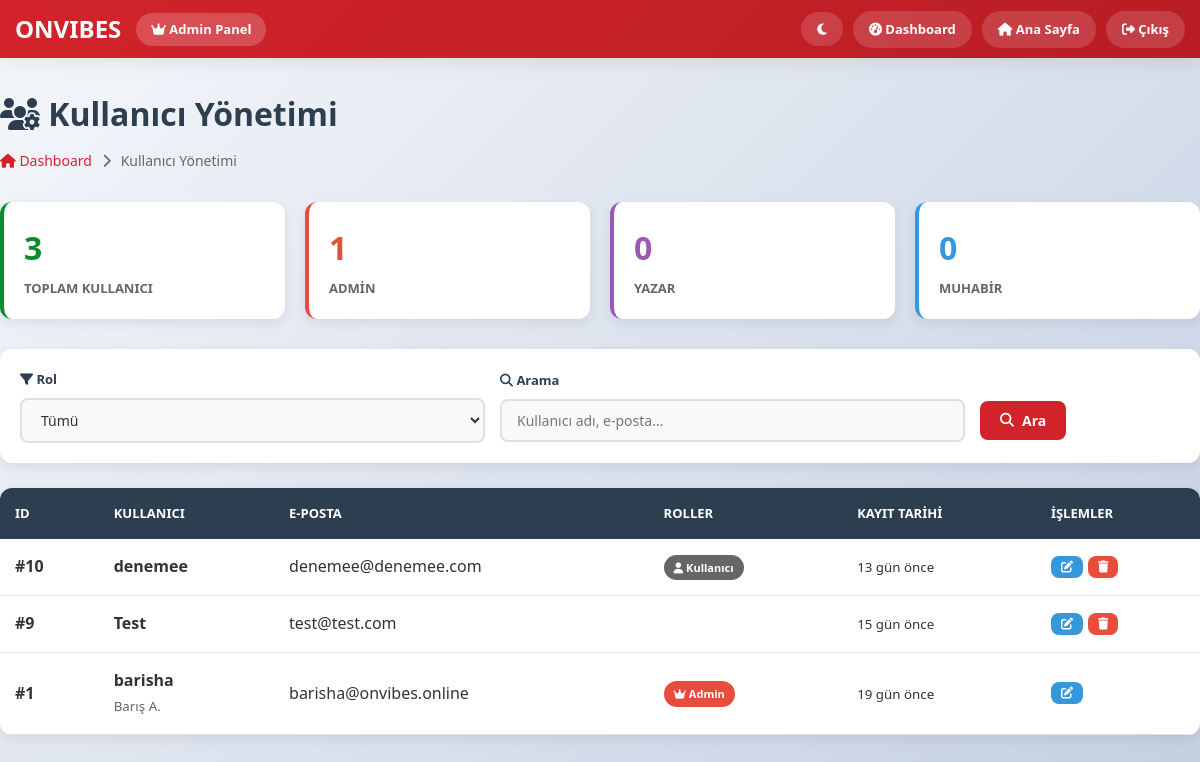
The page /admin/kullanici-yonetimi.php (signed in) on the database its author committed.
### tables this page shows
CREATE TABLE `users` (
  `id` int(11) NOT NULL,
  `username` varchar(50) NOT NULL,
  `email` varchar(100) NOT NULL,
  `bio` text,
  `password` varchar(255) NOT NULL,
  `full_name` varchar(100) DEFAULT NULL,
  `avatar` varchar(255) DEFAULT NULL,
  `role` enum('user','admin','super_admin') DEFAULT 'user',
  `created_at` datetime DEFAULT NULL,
  `last_login` datetime DEFAULT NULL,
  `verified` tinyint(1) DEFAULT '0',
  `is_admin` tinyint(1) DEFAULT '0'
);

### admin/kullanici-yonetimi.php (the view, shortened to what this page needs)
<?php
$database = new Database();
$db = $database->getConnection();
$user_id = $_SESSION['user_id'];
$dark_mode = isset($_SESSION['dark_mode']) && $_SESSION['dark_mode'];
$search = isset($_GET['search']) ? trim($_GET['search']) : '';
$role_filter = isset($_GET['role']) ? $_GET['role'] : 'all';
try {
    $query = "SELECT * FROM users WHERE 1=1";
    $query .= " ORDER BY created_at DESC";
    $stmt = $db->prepare($query);
    $stmt->execute();
    $users_list = $stmt->fetchAll(PDO::FETCH_ASSOC);
} catch (PDOException $e) {
    $error = 'Kullanıcılar yüklenirken hata oluştu!';
    $users_list = [];
}
try {
    $total_users = $db->query("SELECT COUNT(*) FROM users")->fetchColumn();
    $columns_query = "SHOW COLUMNS FROM users";
    $columns_stmt = $db->query($columns_query);
    $existing_columns = $columns_stmt->fetchAll(PDO::FETCH_COLUMN);
    if (in_array('is_admin', $existing_columns)) {
        $admin_count = $db->query("SELECT COUNT(*) FROM users WHERE is_admin = 1")->fetchColumn() ?: 0;
    } else {
        $admin_count = 0;
    }
    if (in_array('is_writer', $existing_columns)) {
        $writer_count = $db->query("SELECT COUNT(*) FROM users WHERE is_writer = 1")->fetchColumn() ?: 0;
    } else {
        $writer_count = 0;
    }
    if (in_array('is_reporter', $existing_columns)) {
        $reporter_count = $db->query("SELECT COUNT(*) FROM users WHERE is_reporter = 1")->fetchColumn() ?: 0;
    } else {
        $reporter_count = 0;
    }
} catch (PDOException $e) {
    $total_users = $admin_count = $writer_count = $reporter_count = 0;
    $error = 'İstatistikler yüklenirken hata: ' . $e->getMessage();
}
function time_elapsed_string($datetime) {
    $now = new DateTime;
    $ago = new DateTime($datetime);
    $diff = $now->diff($ago);
    if ($diff->d > 0) return $diff->d . ' gün önce';
    return 'az önce';
}
?>
<!DOCTYPE html>
<html lang="tr">
<head>
    <link rel="stylesheet" href="https://cdnjs.cloudflare.com/ajax/libs/font-awesome/6.4.0/css/all.min.css">
</head>
<body class="<?php echo $dark_mode ? 'dark-mode' : ''; ?>">
    <header class="main-menu">
        <div class="top-bar">
            <div class="container">
                <div style="display:flex;align-items:center;gap:15px">
                    <span class="logo-text">ONVIBES</span>
                    <span class="admin-badge"><i class="fas fa-crown"></i> Admin Panel</span>
                </div>
                <div class="top-links">
                    <form method="POST" style="margin:0">
                        <button type="submit" name="toggle_theme">
                            <i class="fas fa-<?php echo $dark_mode ? 'sun' : 'moon'; ?>"></i>
                        </button>
                    </form>
                    <a href="admin.php"><i class="fas fa-tachometer-alt"></i> Dashboard</a>
                    <a href="../index.php"><i class="fas fa-home"></i> Ana Sayfa</a>
                    <a href="../Giris/logout.php"><i class="fas fa-sign-out-alt"></i> Çıkış</a>
                </div>
            </div>
        </div>
    </header>
    <div class="main-content container">
        <h1 class="page-title"><i class="fas fa-users-cog"></i> Kullanıcı Yönetimi</h1>
        <div class="breadcrumb">
            <a href="admin.php"><i class="fas fa-home"></i> Dashboard</a>
            <i class="fas fa-chevron-right"></i>
            <span>Kullanıcı Yönetimi</span>
        </div>
        <div class="stats-row">
            <div class="stat-card">
                <div class="stat-number"><?php echo $total_users; ?></div>
                <div class="stat-label">Toplam Kullanıcı</div>
            </div>
            <div class="stat-card" style="border-left-color:#e74c3c">
                <div class="stat-number" style="color:#e74c3c"><?php echo $admin_count; ?></div>
                <div class="stat-label">Admin</div>
            </div>
            <div class="stat-card" style="border-left-color:var(--purple)">
                <div class="stat-number" style="color:var(--purple)"><?php echo $writer_count; ?></div>
                <div class="stat-label">Yazar</div>
            </div>
            <div class="stat-card" style="border-left-color:var(--blue)">
                <div class="stat-number" style="color:var(--blue)"><?php echo $reporter_count; ?></div>
                <div class="stat-label">Muhabir</div>
            </div>
        </div>
        <form method="GET" class="filters">
            <div class="filter-group">
                <label><i class="fas fa-filter"></i> Rol</label>
                <select name="role" onchange="this.form.submit()">
                    <option value="all" <?php echo $role_filter == 'all' ? 'selected' : ''; ?>>Tümü</option>
                </select>
            </div>
            <div class="filter-group">
                <label><i class="fas fa-search"></i> Arama</label>
                <input type="text" name="search" value="<?php echo htmlspecialchars($search); ?>" placeholder="Kullanıcı adı, e-posta...">
            </div>
            <div class="filter-group" style="flex:0">
                <label>&nbsp;</label>
                <button type="submit" class="btn btn-primary"><i class="fas fa-search"></i> Ara</button>
            </div>
        </form>
        <div class="news-table">
            <?php if (empty($users_list)): ?>
                <div class="empty-state">
                    <i class="fas fa-users"></i>
                    <p style="font-size:18px;font-weight:600">Kullanıcı bulunamadı</p>
                </div>
            <?php else: ?>
                <table>
                    <thead>
                        <tr>
                            <th>ID</th>
                            <th>Kullanıcı</th>
                            <th>E-posta</th>
                            <th>Roller</th>
                            <th>Kayıt Tarihi</th>
                            <th>İşlemler</th>
                        </tr>
                    </thead>
                    <tbody>
                        <?php foreach ($users_list as $user): ?>
                        <tr>
                            <td><strong>#<?php echo $user['id']; ?></strong></td>
                            <td>
                                <strong><?php echo htmlspecialchars($user['username']); ?></strong>
                                <?php if ($user['full_name']): ?>
                                <br><small style="color:var(--gray)"><?php echo htmlspecialchars($user['full_name']); ?></small>
                                <?php endif; ?>
                            </td>
                            <td><?php echo htmlspecialchars($user['email']); ?></td>
                            <td>
                                <?php if ($user['is_admin']): ?>
                                <span class="role-badge role-admin"><i class="fas fa-crown"></i> Admin</span>
                                <?php endif; ?>
                                <?php if ($user['role'] == 'user'): ?>
                                <span class="role-badge role-user"><i class="fas fa-user"></i> Kullanıcı</span>
                                <?php endif; ?>
                            </td>
                            <td><small><?php echo time_elapsed_string($user['created_at']); ?></small></td>
                            <td>
                                <div class="action-buttons">
                                    <button onclick="openEditModal(<?php echo htmlspecialchars(json_encode($user)); ?>)"
                                            class="btn btn-info btn-sm">
                                        <i class="fas fa-edit"></i>
                                    </button>
                                    <?php if ($user['id'] != $user_id): ?>
                                    <a href="?action=delete&id=<?php echo $user['id']; ?>"
                                       class="btn btn-danger btn-sm"
                                       onclick="return confirm('Bu kullanıcıyı silmek istediğinize emin misiniz?')">
                                        <i class="fas fa-trash"></i>
                                    </a>
                                    <?php endif; ?>
                                </div>
                            </td>
                        </tr>
                        <?php endforeach; ?>
                    </tbody>
                </table>
            <?php endif; ?>
        </div>
    </div>
</body>
</html>

### admin/kullanici-yonetimi.php (style rules this page uses)
:root { --red:#d2232a;--dark:#2c3e50;--light:#fff;--border:#e0e0e0;--surface:#f8f9fa;--text:#333;--gray:#666;--green:#0a8c2f;--blue:#3498db;--orange:#e67e22;--purple:#9b59b6 }
* { margin:0;padding:0;box-sizing:border-box;font-family:'Segoe UI',Tahoma,Geneva,Verdana,sans-serif }
body { background:linear-gradient(135deg,#f5f7fa 0%,#c3cfe2 100%);color:var(--text);line-height:1.6;min-height:100vh;background-attachment:fixed }
.container { max-width:1400px;margin:0 auto;padding:0 15px }
.main-menu { background:var(--light);box-shadow:0 4px 20px rgba(0,0,0,.08);position:sticky;top:0;z-index:1000 }
.top-bar { background:linear-gradient(135deg,var(--red) 0%,#b81d24 100%);color:#fff;padding:10px 0 }
.top-bar .container { display:flex;align-items:center;justify-content:space-between;flex-wrap:wrap;gap:15px }
.logo-text { color:#fff;font-size:24px;font-weight:800;text-transform:uppercase }
.admin-badge { background:rgba(255,255,255,.2);padding:6px 15px;border-radius:20px;font-size:13px;font-weight:600 }
.top-links { display:flex;gap:10px;align-items:center }
.top-links button,.top-links a { background:rgba(255,255,255,.15);border:none;color:#fff;text-decoration:none;padding:8px 16px;border-radius:25px;font-size:13px;font-weight:600;cursor:pointer;transition:all .3s }
.main-content { padding:30px 0 }
.page-title { font-size:32px;font-weight:800;color:var(--dark);margin-bottom:10px }
.breadcrumb { display:flex;gap:10px;align-items:center;color:var(--gray);font-size:14px;margin-bottom:30px }
.breadcrumb a { color:var(--red);text-decoration:none }
.stats-row { display:grid;grid-template-columns:repeat(auto-fit,minmax(200px,1fr));gap:20px;margin-bottom:30px }
.stat-card { background:var(--light);padding:20px;border-radius:12px;box-shadow:0 4px 12px rgba(0,0,0,.08);border-left:4px solid var(--green) }
.stat-number { font-size:32px;font-weight:800;color:var(--green) }
.stat-label { color:var(--gray);font-size:13px;font-weight:600;text-transform:uppercase;margin-top:5px }
.filters { background:var(--light);padding:20px;border-radius:12px;box-shadow:0 4px 12px rgba(0,0,0,.08);margin-bottom:25px;display:flex;gap:15px;flex-wrap:wrap;align-items:center }
.filter-group { flex:1;min-width:200px }
.filter-group label { display:block;margin-bottom:8px;font-weight:600;font-size:13px;color:var(--dark) }
.filter-group input,.filter-group select { width:100%;padding:10px 15px;border:2px solid var(--border);border-radius:8px;background:var(--surface);color:var(--text);font-size:14px }
.btn { padding:10px 20px;border:none;border-radius:8px;cursor:pointer;font-size:14px;font-weight:600;transition:all .3s;display:inline-flex;align-items:center;gap:8px;text-decoration:none }
.btn-primary { background:var(--red);color:#fff }
.btn-danger { background:#e74c3c;color:#fff }
.btn-info { background:var(--blue);color:#fff }
.btn-sm { padding:5px 10px;font-size:12px }
.news-table { background:var(--light);border-radius:12px;box-shadow:0 4px 12px rgba(0,0,0,.08);overflow:hidden }
table { width:100%;border-collapse:collapse }
thead { background:var(--dark);color:#fff }
th { padding:15px;text-align:left;font-weight:700;font-size:13px;text-transform:uppercase }
td { padding:15px;border-bottom:1px solid var(--border) }
.role-badge { padding:4px 10px;border-radius:15px;font-size:11px;font-weight:600;display:inline-block;margin-right:5px }
.role-admin { background:#e74c3c;color:#fff }
.role-user { background:var(--gray);color:#fff }
.action-buttons { display:flex;gap:5px }

### rows shown on the page
users: id "10", username "denemee", email "denemee@denemee.com", role "user" (drawn), created_at "13 gün önce"
users: id "9", username "Test", email "test@test.com", created_at "15 gün önce"
users: id "1", username "barisha", full_name "Barış A.", email "barisha@onvibes.online", is_admin 1 (drawn), created_at "19 gün önce"

### other values the page prints
$total_users "3"
$admin_count "1"
$writer_count "0"
$reporter_count "0"
